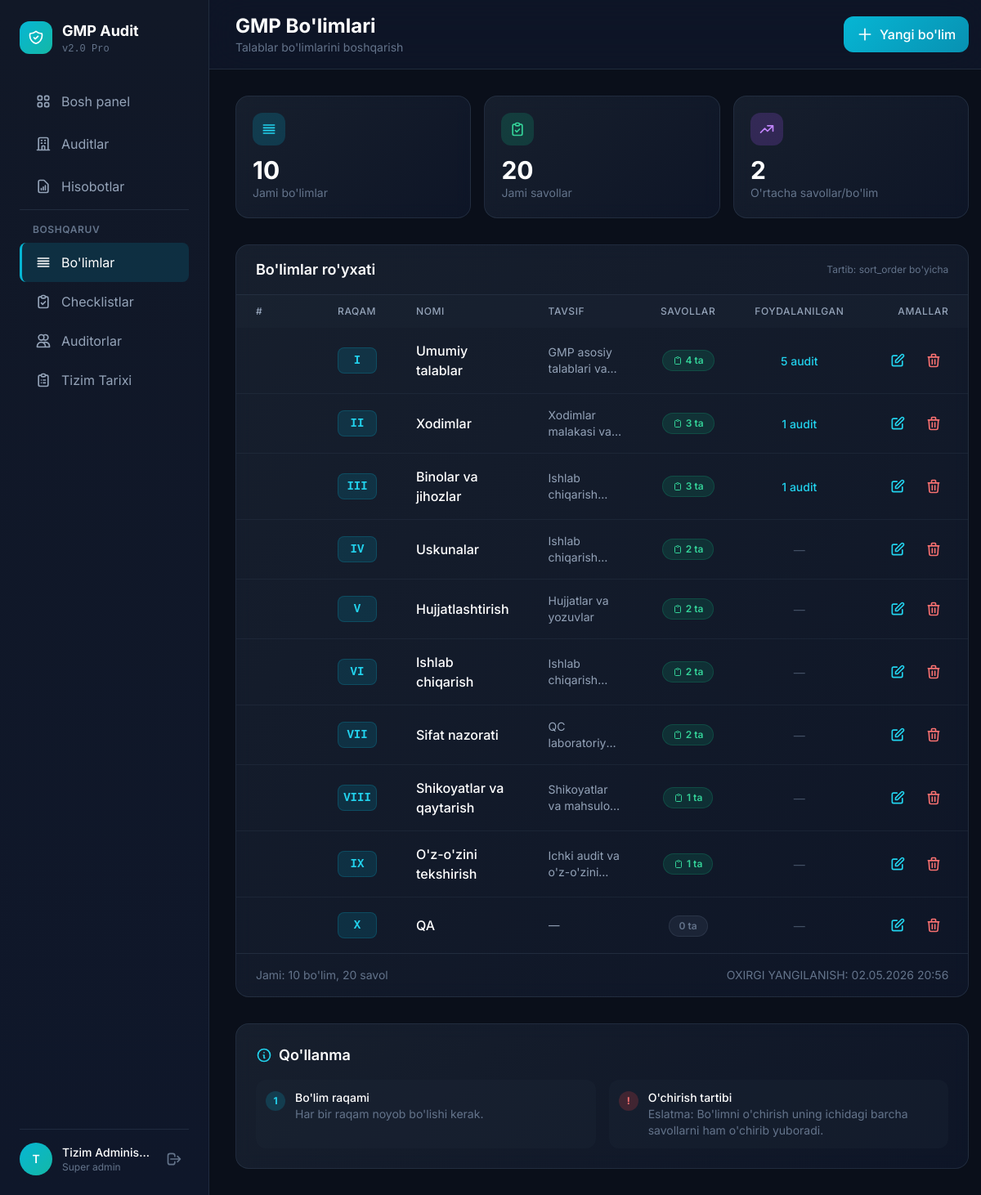
The app's page /sections.php (signed in) with its own data.
### tables this page shows
CREATE TABLE `users` (
  `id` int NOT NULL AUTO_INCREMENT,
  `username` varchar(100) NOT NULL,
  `email` varchar(150) NOT NULL,
  `password` varchar(255) NOT NULL,
  `full_name` varchar(150) NOT NULL,
  `phone` varchar(30) DEFAULT NULL,
  `position` varchar(100) DEFAULT NULL,
  `role` enum('super_admin','bosh_auditor','auditor','viewer','reader') DEFAULT NULL,
  `is_active` tinyint(1) DEFAULT '1',
  `created_at` timestamp NULL DEFAULT CURRENT_TIMESTAMP,
  `updated_at` timestamp NULL DEFAULT CURRENT_TIMESTAMP ON UPDATE CURRENT_TIMESTAMP,
  `department_id` int DEFAULT NULL,
  `position_id` int DEFAULT NULL,
  `hire_date` date DEFAULT NULL,
  PRIMARY KEY (`id`),
  UNIQUE KEY `username` (`username`),
  UNIQUE KEY `email` (`email`)
);

CREATE TABLE `gmp_sections` (
  `id` int NOT NULL AUTO_INCREMENT,
  `section_number` varchar(10) NOT NULL,
  `section_name` varchar(200) NOT NULL,
  `description` text,
  `sort_order` int DEFAULT '0',
  PRIMARY KEY (`id`)
);

### sections.php (the view, shortened to what the rows shown need)
<?php
require_once 'db.php';
 $user = getCurrentUser();
 $sections = $pdo->query("
    SELECT gs.*,
           (SELECT COUNT(*) FROM checklist_questions cq WHERE cq.section_id = gs.id AND cq.is_active = 1) as question_count,
           (SELECT COUNT(DISTINCT aa.audit_id) FROM audit_answers aa
            JOIN checklist_questions cq ON aa.question_id = cq.id
            WHERE cq.section_id = gs.id) as audit_usage_count
    FROM gmp_sections gs
    ORDER BY gs.sort_order ASC, gs.id ASC
")->fetchAll();
?>
<!DOCTYPE html>
<html lang="uz">
<head>
    <script src="https://cdn.tailwindcss.com"></script>
</head>
<body class="min-h-screen text-slate-100">
    <div class="flex min-h-screen pt-14 lg:pt-0">
        <aside id="sidebar" class="sidebar w-64 fixed h-full z-50" role="navigation" aria-label="Asosiy navigatsiya">
            <div class="p-6 h-full flex flex-col">
                <div class="flex items-center gap-3 mb-8">
                    <div>
                        <h1 class="text-lg font-bold text-white">GMP Audit</h1>
                    </div>
                </div>
                <div class="border-t border-slate-700/50 pt-4 mt-4">
                    <div class="flex items-center gap-3">
                        <div class="w-10 h-10 rounded-full bg-gradient-to-br from-cyan-500 to-teal-500 flex items-center justify-center text-white font-semibold text-sm">
                            <?php echo strtoupper(mb_substr($user['full_name'], 0, 1)); ?>
                        </div>
                        <div class="flex-1 min-w-0">
                            <p class="text-sm font-medium text-white truncate"><?php echo htmlspecialchars($user['full_name']); ?></p>
                            <p class="text-xs text-slate-500"><?php echo ucfirst(str_replace('_', ' ', $user['role'])); ?></p>
                        </div>
                        <a href="logout.php" class="text-slate-500 hover:text-red-400 transition-colors p-2" aria-label="Chiqish">
                            <svg class="w-5 h-5" fill="none" stroke="currentColor" viewBox="0 0 24 24">
                                <path stroke-linecap="round" stroke-linejoin="round" stroke-width="2" d="M17 16l4-4m0 0l-4-4m4 4H7m6 4v1a3 3 0 01-3 3H6a3 3 0 01-3-3V7a3 3 0 013-3h4a3 3 0 013 3v1"/>
                            </svg>
                        </a>
                    </div>
                </div>
            </div>
        </aside>
        <main class="flex-1 lg:ml-64 w-full">
            <header class="sticky top-0 z-20 bg-slate-900/80 backdrop-blur-xl border-b border-slate-700/50">
                <div class="px-4 lg:px-8 py-4 flex justify-between items-center">
                    <div>
                        <h1 class="text-xl lg:text-2xl font-bold text-white">GMP Bo'limlari</h1>
                    </div>
                </div>
            </header>
            <div class="p-4 lg:p-8">
                <?php if (!empty($sections)): ?>
                <div class="stat-card rounded-2xl overflow-hidden animate-in delay-3">
                    <div class="overflow-x-auto">
                        <table class="w-full text-left">
                            <thead class="bg-slate-800/30">
                                <tr>
                                    <th class="px-6 py-3 text-slate-400 text-xs font-medium uppercase tracking-wider w-12">#</th>
                                    <th class="px-6 py-3 text-slate-400 text-xs font-medium uppercase tracking-wider w-20">Raqam</th>
                                    <th class="px-6 py-3 text-slate-400 text-xs font-medium uppercase tracking-wider">Nomi</th>
                                    <th class="px-6 py-3 text-slate-400 text-xs font-medium uppercase tracking-wider hidden md:table-cell">Tavsif</th>
                                    <th class="px-6 py-3 text-slate-400 text-xs font-medium uppercase tracking-wider text-center">Savollar</th>
                                    <th class="px-6 py-3 text-slate-400 text-xs font-medium uppercase tracking-wider text-center hidden lg:table-cell">Foydalanilgan</th>
                                    <th class="px-6 py-3 text-slate-400 text-xs font-medium uppercase tracking-wider text-right">Amallar</th>
                                </tr>
                            </thead>
                            <tbody class="divide-y divide-slate-700/30" id="sectionsTable">
                                <?php $index = 0; foreach ($sections as $i => $sec): $index++; ?>
                                <tr class="section-row" data-id="<?php echo $sec['id']; ?>" data-order="<?php echo $sec['sort_order']; ?>">
                                    <td class="px-6 py-4">
                                        <div class="flex items-center gap-1">
                                        </div>
                                    </td>
                                    <td class="px-6 py-4">
                                        <span class="inline-flex items-center justify-center w-12 h-8 rounded-lg bg-cyan-500/15 text-cyan-400 font-mono font-bold text-sm border border-cyan-500/20">
                                            <?php echo htmlspecialchars($sec['section_number']); ?>
                                        </span>
                                    </td>
                                    <td class="px-6 py-4">
                                        <span class="text-white font-medium"><?php echo htmlspecialchars($sec['section_name']); ?></span>
                                    </td>
                                    <td class="px-6 py-4 hidden md:table-cell">
                                        <span class="text-slate-400 text-sm line-clamp-2">
                                            <?php echo htmlspecialchars($sec['description'] ?: '—'); ?>
                                        </span>
                                    </td>
                                    <td class="px-6 py-4 text-center">
                                        <?php if ($sec['question_count'] > 0): ?>
                                        <a href="checklists.php?section=<?php echo $sec['id']; ?>"
                                           class="inline-flex items-center gap-1 px-3 py-1 rounded-full text-xs font-semibold bg-emerald-500/15 text-emerald-400 border border-emerald-500/20 hover:bg-emerald-500/25 transition-colors"
                                           title="Checklistni ko'rish">
                                            <svg class="w-3 h-3" fill="none" stroke="currentColor" viewBox="0 0 24 24"><path stroke-linecap="round" stroke-linejoin="round" stroke-width="2" d="M9 5H7a2 2 0 00-2 2v12a2 2 0 002 2h10a2 2 0 002-2V7a2 2 0 00-2-2h-2M9 5a2 2 0 002 2h2a2 2 0 002-2M9 5a2 2 0 012-2h2a2 2 0 012 2"/></svg>
                                            <?php echo $sec['question_count']; ?> ta
                                        </a>
                                        <?php else: ?>
                                        <span class="inline-flex items-center gap-1 px-3 py-1 rounded-full text-xs font-semibold bg-slate-500/15 text-slate-500 border border-slate-500/20">
                                            0 ta
                                        </span>
                                        <?php endif; ?>
                                    </td>
                                    <td class="px-6 py-4 text-center hidden lg:table-cell">
                                        <?php if ($sec['audit_usage_count'] > 0): ?>
                                        <span class="text-cyan-400 font-medium text-sm"><?php echo $sec['audit_usage_count']; ?> audit</span>
                                        <?php else: ?>
                                        <span class="text-slate-600 text-sm">—</span>
                                        <?php endif; ?>
                                    </td>
                                    <td class="px-6 py-4">
                                        <div class="flex items-center justify-end gap-2">
                                            <button onclick='openModal("edit", <?php echo htmlspecialchars(json_encode(['id' => $sec['id'], 'section_number' => $sec['section_number'], 'section_name' => $sec['section_name'], 'description' => $sec['description'], 'sort_order' => $sec['sort_order']], JSON_UNESCAPED_UNICODE)); ?>)'
                                                    class="p-2 rounded-lg text-cyan-400 hover:bg-cyan-500/10 hover:text-cyan-300 transition-colors" title="Tahrirlash">
                                                <svg class="w-5 h-5" fill="none" stroke="currentColor" viewBox="0 0 24 24"><path stroke-linecap="round" stroke-linejoin="round" stroke-width="2" d="M11 5H6a2 2 0 00-2 2v11a2 2 0 002 2h11a2 2 0 002-2v-5m-1.414-9.414a2 2 0 112.828 2.828L11.828 15H9v-2.828l8.586-8.586z"/></svg>
                                            </button>
                                            <button onclick="confirmDelete(<?php echo $sec['id']; ?>, '<?php echo htmlspecialchars(addslashes($sec['section_number'] . ' - ' . $sec['section_name'])); ?>')"
                                                    class="p-2 rounded-lg text-red-400 hover:bg-red-500/10 hover:text-red-300 transition-colors" title="O'chirish (Savollar bilan birga)">
                                                <svg class="w-5 h-5" fill="none" stroke="currentColor" viewBox="0 0 24 24"><path stroke-linecap="round" stroke-linejoin="round" stroke-width="2" d="M19 7l-.867 12.142A2 2 0 0116.138 21H7.862a2 2 0 01-1.995-1.858L5 7m5 4v6m4-6v6m1-10V4a1 1 0 00-1-1h-4a1 1 0 00-1 1v3M4 7h16"/></svg>
                                            </button>
                                        </div>
                                    </td>
                                </tr>
                                <?php endforeach; ?>
                            </tbody>
                        </table>
                    </div>
                </div>
                <?php endif; ?>
            </div>
        </main>
    </div>
</body>
</html>

### records on screen
users: full_name "T", full_name "Tizim Adminis…", role "Super admin"
gmp_sections: section_number "I", section_name "Umumiy talablar", description "GMP asosiy talablari…", question_count "4", audit_usage_count "5"
gmp_sections: section_number "II", section_name "Xodimlar", description "Xodimlar malakasi…", question_count "3", audit_usage_count "1"
gmp_sections: section_number "III", section_name "Binolar va jihozlar", description "Ishlab…", question_count "3", audit_usage_count "1"
gmp_sections: section_number "IV", section_name "Uskunalar", description "Ishlab…", question_count "2"
gmp_sections: section_number "V", section_name "Hujjatlashtirish", description "Hujjatlar va yozuvlar", question_count "2"
gmp_sections: section_number "VI", section_name "Ishlab chiqarish", description "Ishlab…", question_count "2"
gmp_sections: section_number "VII", section_name "Sifat nazorati", description "QC…", question_count "2"
gmp_sections: section_number "VIII", section_name "Shikoyatlar va qaytarish", description "Shikoyatlar va…", question_count "1"
gmp_sections: section_number "IX", section_name "O'z-o'zini tekshirish", description "Ichki audit va…", question_count "1"
gmp_sections: section_number "X", section_name "QA", description "—", shows "0 ta"

### other values on screen
count($sections) "10"
$totalQuestions "20"
$totalQuestions / max(count($sections), 1) "2"
